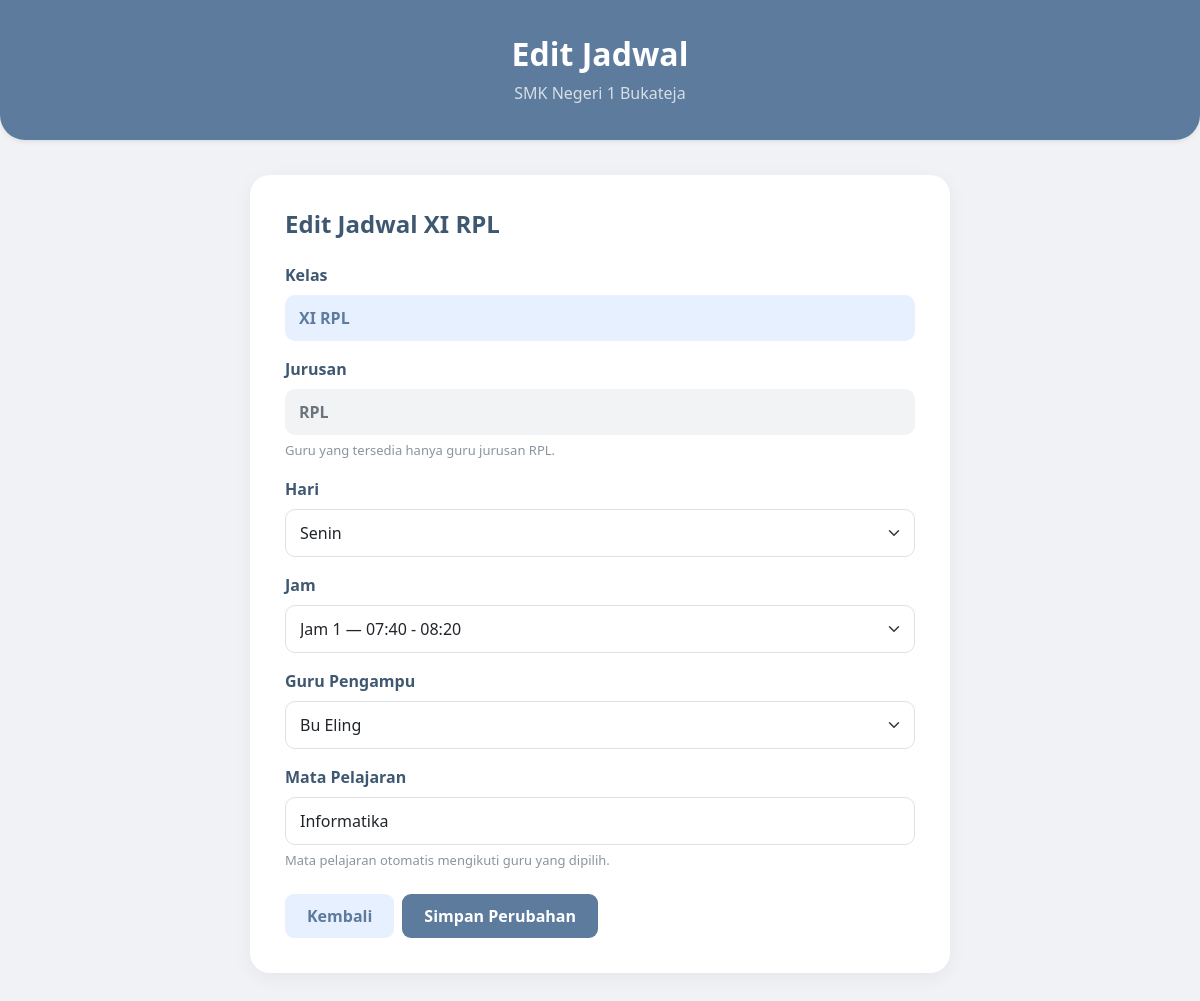
/admin/edit_jadwal.php?id=115&tingkat=XI&jurusan=RPL (signed in), run on the app's committed database.
### tables this page shows
CREATE TABLE `jadwal` (
  `id` int(11) NOT NULL,
  `hari` varchar(50) DEFAULT NULL,
  `jam` varchar(50) DEFAULT NULL,
  `mapel` varchar(100) DEFAULT NULL,
  `kelas` varchar(50) DEFAULT NULL,
  `guru` varchar(100) DEFAULT NULL
);

CREATE TABLE `users` (
  `id` int(11) NOT NULL,
  `nama` varchar(100) DEFAULT NULL,
  `password` varchar(100) DEFAULT NULL,
  `role` enum('admin','siswa','guru') DEFAULT NULL,
  `kelas` varchar(50) DEFAULT NULL,
  `nis` varchar(20) DEFAULT NULL,
  `jurusan` varchar(50) DEFAULT NULL,
  `mapel` varchar(50) DEFAULT NULL
);

### admin/edit_jadwal.php (the view, shortened to what this page needs)
<?php
include '../koneksi.php';
$id = intval($_GET['id']);
$query = mysqli_query(
    $koneksi,
    "SELECT * FROM jadwal WHERE id = '$id'"
);
$data = mysqli_fetch_assoc($query);
$kelas = $data['kelas'];
$pecah = explode(' ', $kelas, 2);
$tingkat = $pecah[0];
$jurusan = isset($pecah[1]) ? $pecah[1] : '';
$jurusan = strtoupper(trim($jurusan));
$jam_list = [
    1  => '07:40 - 08:20',
    2  => '08:20 - 08:50',
    3  => '08:50 - 09:30',
    4  => '09:45 - 10:25',
    5  => '10:25 - 10:55',
    6  => '10:55 - 11:30',
    7  => '12:30 - 13:05',
    8  => '13:05 - 13:40',
    9  => '13:40 - 14:10',
    10 => '14:40 - 15:10',
    11 => '15:10 - 15:40'
];
$queryGuru = mysqli_query(
    $koneksi,
    "SELECT id, nama, mapel
     FROM users
     WHERE role = 'guru'
     AND UPPER(jurusan) = '$jurusan'
     ORDER BY nama ASC"
);
?>
<!DOCTYPE html>
<html lang="id">
<head>
    <link href="https://cdn.jsdelivr.net/npm/bootstrap@5.3.3/dist/css/bootstrap.min.css"
          rel="stylesheet">
</head>
<body>
<div class="header-admin text-center shadow-sm">
    <div class="container">
        <h2 class="fw-bold">
            Edit Jadwal
        </h2>
        <p class="opacity-75 mb-0">
            SMK Negeri 1 Bukateja
        </p>
    </div>
</div>
<div class="container pb-5">
    <div class="box">
        <h4 class="title mb-4">
            Edit Jadwal <?= htmlspecialchars($kelas); ?>
        </h4>
        <form method="POST">
            <div class="mb-3">
                <label class="form-label">
                    Kelas
                </label>
                <div class="kelas-box">
                    <?= htmlspecialchars($kelas); ?>
                </div>
            </div>
            <div class="mb-3">
                <label class="form-label">
                    Jurusan
                </label>
                <div class="jurusan-box">
                    <?= htmlspecialchars($jurusan); ?>
                </div>
                <div class="info">
                    Guru yang tersedia hanya guru jurusan
                    <?= htmlspecialchars($jurusan); ?>.
                </div>
            </div>
            <div class="mb-3">
                <label class="form-label">
                    Hari
                </label>
                <select name="hari"
                        class="form-select"
                        required>
                    <?php
                    $hari_list = [
                        'Senin',
                        'Selasa',
                        'Rabu',
                        'Kamis',
                        'Jumat'
                    ];
                    foreach ($hari_list as $hari) {
                    ?>
                        <option
                            value="<?= $hari; ?>"
                            <?= $data['hari'] == $hari ? 'selected' : ''; ?>>
                            <?= $hari; ?>
                        </option>
                    <?php } ?>
                </select>
            </div>
            <div class="mb-3">
                <label class="form-label">
                    Jam
                </label>
                <select name="jam"
                        class="form-select"
                        required>
                    <?php foreach ($jam_list as $nomor => $waktu) { ?>
                        <option
                            value="<?= $nomor; ?>"
                            <?= (string)$data['jam'] === (string)$nomor ? 'selected' : ''; ?>>
                            Jam <?= $nomor; ?> — <?= $waktu; ?>
                        </option>
                    <?php } ?>
                </select>
            </div>
            <div class="mb-3">
                <label class="form-label">
                    Guru Pengampu
                </label>
                <select name="guru"
                        id="guru"
                        class="form-select"
                        required>
                    <?php
                    while ($guru = mysqli_fetch_assoc($queryGuru)) {
                    ?>
                        <option
                            value="<?= $guru['id']; ?>"
                            data-mapel="<?= htmlspecialchars($guru['mapel']); ?>"
                            <?= $guru['nama'] == $data['guru'] ? 'selected' : ''; ?>>
                            <?= htmlspecialchars($guru['nama']); ?>
                        </option>
                    <?php } ?>
                </select>
            </div>
            <div class="mb-4">
                <label class="form-label">
                    Mata Pelajaran
                </label>
                <input
                    type="text"
                    id="mapel"
                    class="form-control"
                    value="<?= htmlspecialchars($data['mapel']); ?>"
                    readonly>
                <div class="info">
                    Mata pelajaran otomatis mengikuti guru yang dipilih.
                </div>
            </div>
            <div class="d-flex gap-2">
                <a
                    href="jadwal.php?tingkat=<?= urlencode($tingkat); ?>&jurusan=<?= urlencode($jurusan); ?>"
                    class="btn-kembali">
                    Kembali
                </a>
                <button
                    type="submit"
                    name="simpan"
                    class="btn-simpan">
                    Simpan Perubahan
                </button>
            </div>
        </form>
    </div>
</div>
</body>
</html>

### admin/edit_jadwal.php (style rules this page uses)
body { font-family: 'Segoe UI', sans-serif; background-color: #f0f2f5; color: #495057; min-height: 100vh; }
.header-admin { background-color: #5d7b9d; padding: 35px 0; color: white; border-radius: 0 0 25px 25px; margin-bottom: 35px; }
.box { background-color: white; border-radius: 20px; padding: 35px; max-width: 700px; margin: auto; box-shadow: 0 5px 20px rgba(0, 0, 0, 0.05); }
.title { color: #3f5872; font-weight: 700; }
.form-label { color: #3f5872; font-weight: 600; margin-bottom: 8px; }
.form-select, .form-control { border-radius: 10px; padding: 11px 14px; border: 1px solid #dee2e6; }
.kelas-box { background-color: #e7f0ff; color: #5d7b9d; border-radius: 10px; padding: 11px 14px; font-weight: 600; }
.jurusan-box { background-color: #f1f3f5; color: #6c757d; border-radius: 10px; padding: 11px 14px; font-weight: 600; }
.btn-simpan { background-color: #5d7b9d; color: white; border: none; border-radius: 9px; padding: 10px 22px; font-weight: 600; }
.btn-kembali { background-color: #e7f0ff; color: #5d7b9d; border: none; border-radius: 9px; padding: 10px 22px; font-weight: 600; text-decoration: none; }
.info { font-size: 13px; color: #8a949e; margin-top: 6px; }

### data on the page
jadwal: kelas "XI RPL", kelas "RPL", hari "Senin", jam "Jam 1 — 07:40 - 08:20", guru "Bu Eling", mapel "Informatika"
